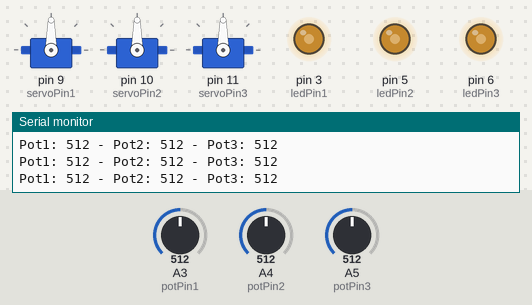
Simulated run of this sketch. Board: Arduino Mega 2560, built with avr-gcc and run on an emulated ATmega2560. On the bench: 3 × servo, output pins drawn as LEDs (lit = HIGH), the last lines printed to the serial monitor. Inputs (shaded band) come from the test bench; at power-on: A3 (potPin1) = 512, A4 (potPin2) = 512, A5 (potPin3) = 512.

Above: at 1.2 s.
1.3 s: A3 (potPin1) set to 105
At 1.9 s:
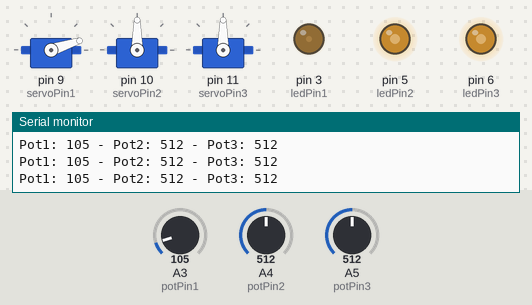
2.8 s: A3 (potPin1) set to 90
At 3.8 s:
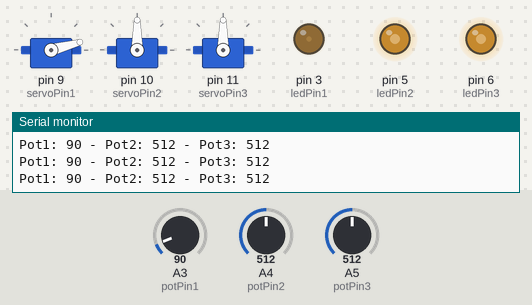
4.3 s: A4 (potPin2) set to 111
At 5.3 s:
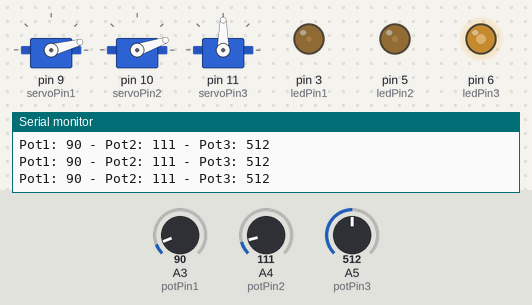
5.8 s: A4 (potPin2) set to 94
At 6.7 s:
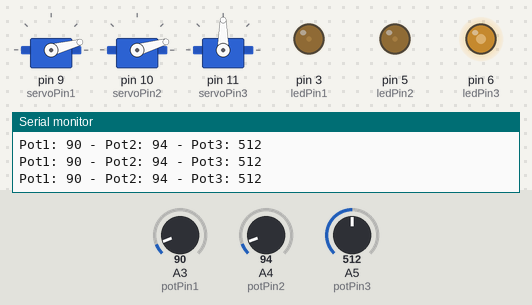
7.3 s: A5 (potPin3) set to 104
At 7.8 s:
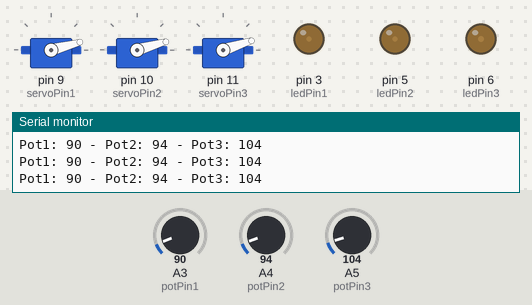
8.8 s: A5 (potPin3) set to 92
At 10.0 s:
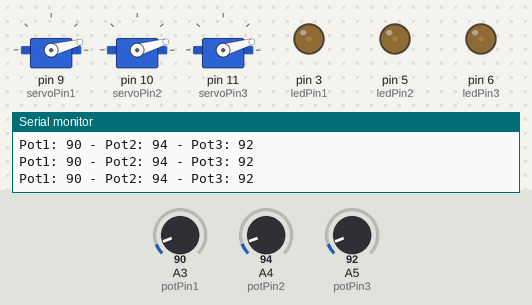
Timing chart, 0 to 11.3 s (numbered marks = the images above; inputs shaded):
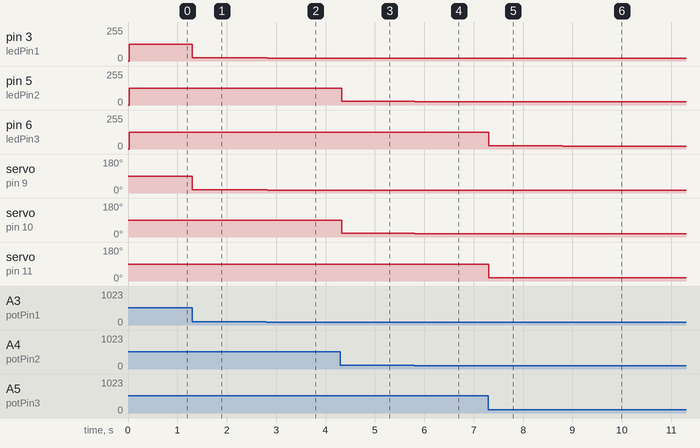

The sketch:

recordServos.ino
```cpp
/*
001<Freestyle>Add a description, at the top, of what this code does.

This code reads the values from three potentiometers and uses those values to control the brightness of three LEDs and the angles of three servos.
The LED brightness and servo angle are updated every 22 milliseconds based on the potentiometer readings.
Additionally, the potentiometer values are printed to the Serial Monitor for debugging and monitoring purposes.
*/

#include <Servo.h>

// Pins for the potentiometers
const int potPin1 = A3;
const int potPin2 = A4;
const int potPin3 = A5;

// Pins for the LEDs
const int ledPin1 = 3;
const int ledPin2 = 5;
const int ledPin3 = 6;

// Pins for the Servos
const int servoPin1 = 9;
const int servoPin2 = 10;
const int servoPin3 = 11;

// Servo objects
Servo servo1;
Servo servo2;
Servo servo3;

void setup() {
  Serial.begin(9600);

  // Initialize LED pins as outputs
  pinMode(ledPin1, OUTPUT);
  pinMode(ledPin2, OUTPUT);
  pinMode(ledPin3, OUTPUT);

  // Attach the servos to their respective pins
  servo1.attach(servoPin1);
  servo2.attach(servoPin2);
  servo3.attach(servoPin3);
}

unsigned long previousMillis = 0;
const long interval = 22;

void loop() {
  unsigned long currentMillis = millis();
  if (currentMillis - previousMillis >= interval) {
    previousMillis = currentMillis;

    // Read potentiometer values
    int potValue1 = analogRead(potPin1);
    int potValue2 = analogRead(potPin2);
    int potValue3 = analogRead(potPin3);

    // Map the potentiometer values (0-1023) to PWM values (0-255)
    int ledBrightness1 = map(potValue1, 0, 1023, 0, 255);
    int ledBrightness2 = map(potValue2, 0, 1023, 0, 255);
    int ledBrightness3 = map(potValue3, 0, 1023, 0, 255);

    // Write the mapped values to the LEDs
    analogWrite(ledPin1, ledBrightness1);
    analogWrite(ledPin2, ledBrightness2);
    analogWrite(ledPin3, ledBrightness3);

    // Map the potentiometer values (0-1023) to servo angles (0-180 degrees)
    int servoAngle1 = map(potValue1, 0, 1023, 0, 180);
    int servoAngle2 = map(potValue2, 0, 1023, 0, 180);
    int servoAngle3 = map(potValue3, 0, 1023, 0, 180);

    // Write the mapped angles to the servos
    servo1.write(servoAngle1);
    servo2.write(servoAngle2);
    servo3.write(servoAngle3);

    // Print the potentiometer values to the Serial Monitor
    Serial.print("Pot1: ");
    Serial.print(potValue1);
    Serial.print(" - Pot2: ");
    Serial.print(potValue2);
    Serial.print(" - Pot3: ");
    Serial.print(potValue3);
    Serial.print("\n");
  }
}

/*
./arduino-cli compile --fqbn arduino:avr:mega recordServos
*/
```

Measured:
- after the input at 1.3 s, pin 3 (ledPin1): 127/255 → 26/255 at once; servo on pin 9 (servoPin1): 90° → 18° at once
- after the input at 2.8 s, pin 3 (ledPin1): 26/255 → 22/255 at once; servo on pin 9 (servoPin1): 18° → 15° at once
- after the input at 4.3 s, pin 5 (ledPin2): 127/255 → 27/255 at once; servo on pin 10 (servoPin2): 90° → 19° at once
- after the input at 5.8 s, pin 5 (ledPin2): 27/255 → 23/255 at once; servo on pin 10 (servoPin2): 19° → 16° at once
- after the input at 7.3 s, pin 6 (ledPin3): 127/255 → 25/255 at once; servo on pin 11 (servoPin3): 90° → 18° at once
- after the input at 8.8 s, pin 6 (ledPin3): 25/255 → 22/255 at once; servo on pin 11 (servoPin3): 18° → 16° at once
